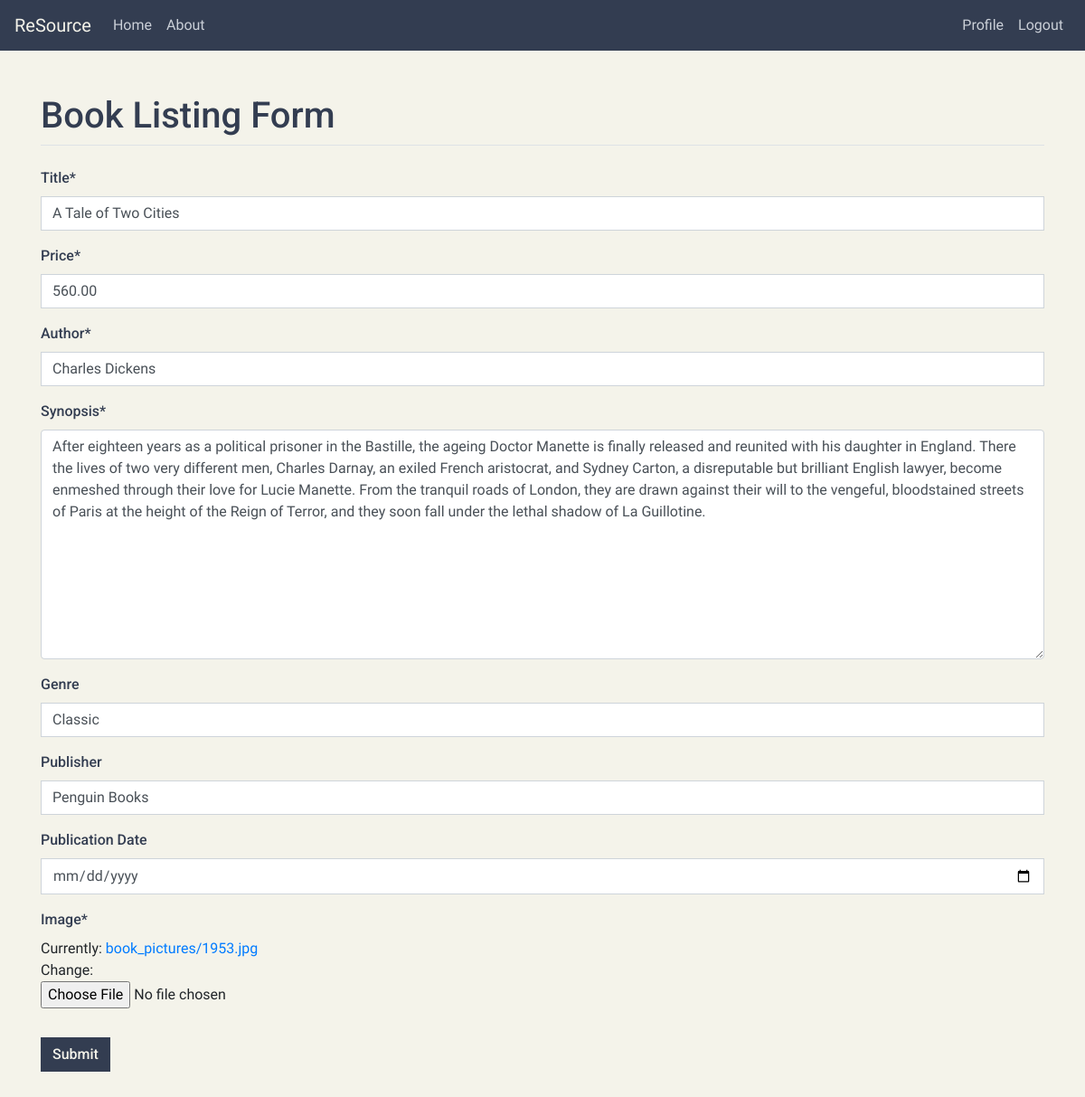
The app's page /book/7/update/ (signed in), older data.
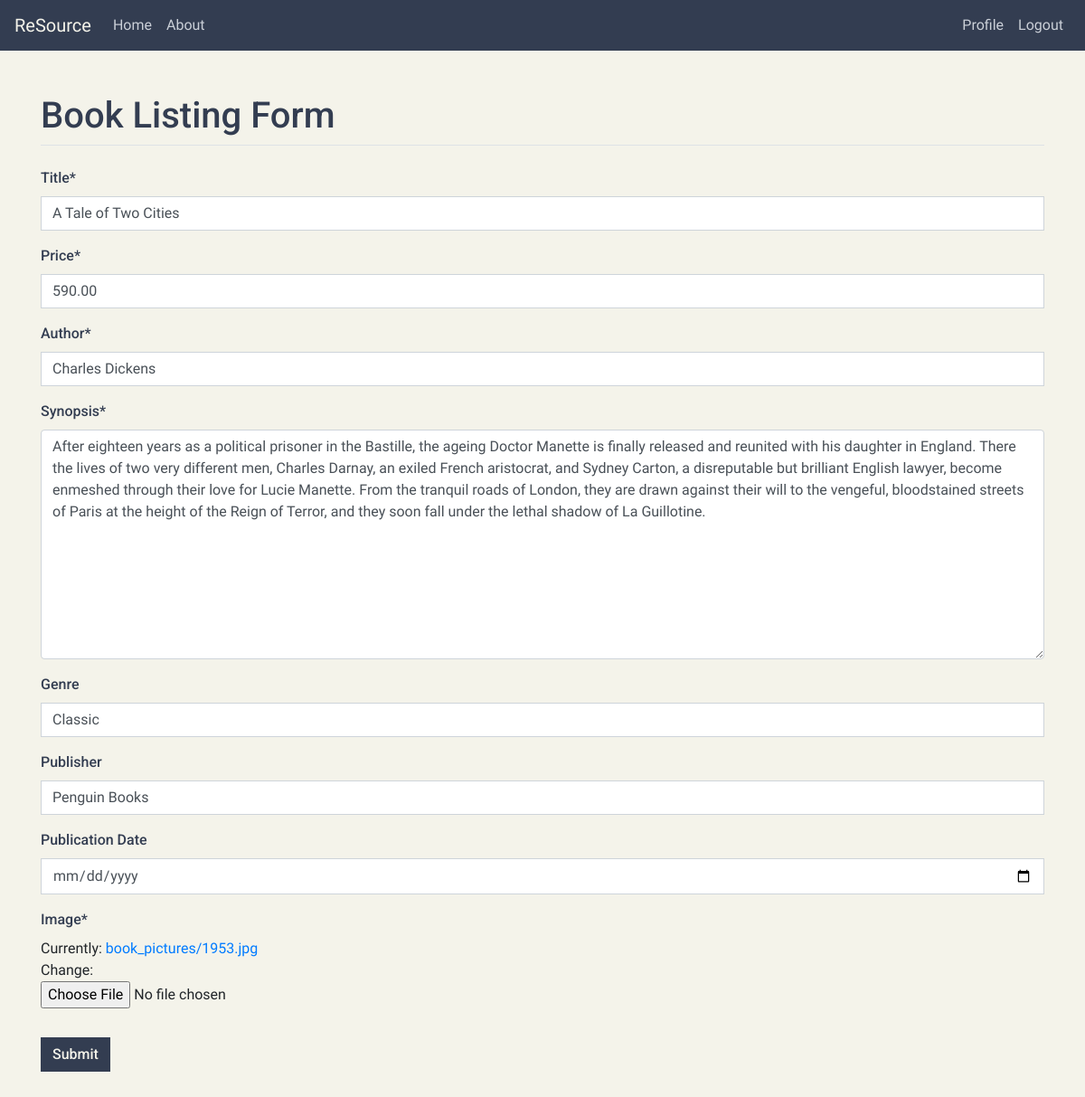
The same page, newer data.
### shop/models.py (models this page shows)
class Book(models.Model):
	title = models.CharField(max_length=255)
	price = models.DecimalField(max_digits=8,decimal_places=2, validators=[MinValueValidator(0)])
	author = models.CharField(max_length=255)
	synopsis = models.TextField()
	genre = models.CharField(max_length=255, blank=True)
	publisher = models.CharField(max_length=255, blank=True)
	publicationDate = models.DateField(null=True, blank=True, verbose_name='Publication Date')
	image = models.ImageField(default='default.jpg',upload_to="book_pictures")
	timestamp = models.DateTimeField(default=timezone.now)
	seller = models.ForeignKey(User, on_delete=models.CASCADE)
	"""

	__str__ method (Created on 0/21/20) - This creates a more readable string representation of the object.
	It takes in the instance of the class itself and returns the title of the book.

	"""
	def __str__(self):
		return self.title
	"""

	get_absolute_url method (Created on 0/21/20) - It tell Django how to calculate the canonical URL for an object.
	It takes in the instance of the class itself return a string that can be used to refer to the object over HTTP.

	"""
	def get_absolute_url(self):
		return reverse('book-detail',kwargs={'pk': self.pk})

### shop/views.py (the view)
# urls.py: path('book/<int:pk>/update/', BookUpdateView.as_view(), name='book-update'),
class BookUpdateView(LoginRequiredMixin, UserPassesTestMixin, UpdateView):
	model = Book
	form_class = BookCreateForm
	"""

	form_valid method (Created on 1/22/20) -  Re: form_valid method in BookCreateView

	"""
	def form_valid(self,form):
		form.instance.seller = self.request.user
		return super().form_valid(form)
	"""

	test_func method (Created on 1/22/20) -  This method checks if the seller associated with
	a particular listing is the current logged-in user themself. It returns a boolean value of
	either True or False.

	"""
	def test_func(self):
		book = self.get_object()
		if self.request.user == book.seller:
			return True
		return False

### shop/forms.py
class BookCreateForm(forms.ModelForm):
	class Meta:
		model = Book
		fields = ['title','price','author','synopsis','genre','publisher','publicationDate','image']
		widgets = {
			'publicationDate': forms.TextInput(attrs={'type':'date'}),
		}

### shop/templates/shop/book_form.html (shortened to what this page needs)
{% extends "shop/base.html" %}
{% load crispy_forms_tags %}
{% block content %}
<div class="container my-5" id="book-form-container">
	<form method="POST"  enctype='multipart/form-data' novalidate>
		<fieldset class="form-group">
			<legend class="border-bottom mb-4" id="book-form-title"><h1>Book Listing Form</h1></legend>
			{{ form|crispy }}
		</fieldset>
		<div class="form-group">
			<button class="btn btn-info" type="submit"> Submit </button>
		</div>
	</form>
</div>
{% endblock content %}

Row changes from the older to the newer data that the page shows:
changed Book "A Tale of Two Cities": price "560.00" → "590.00"
